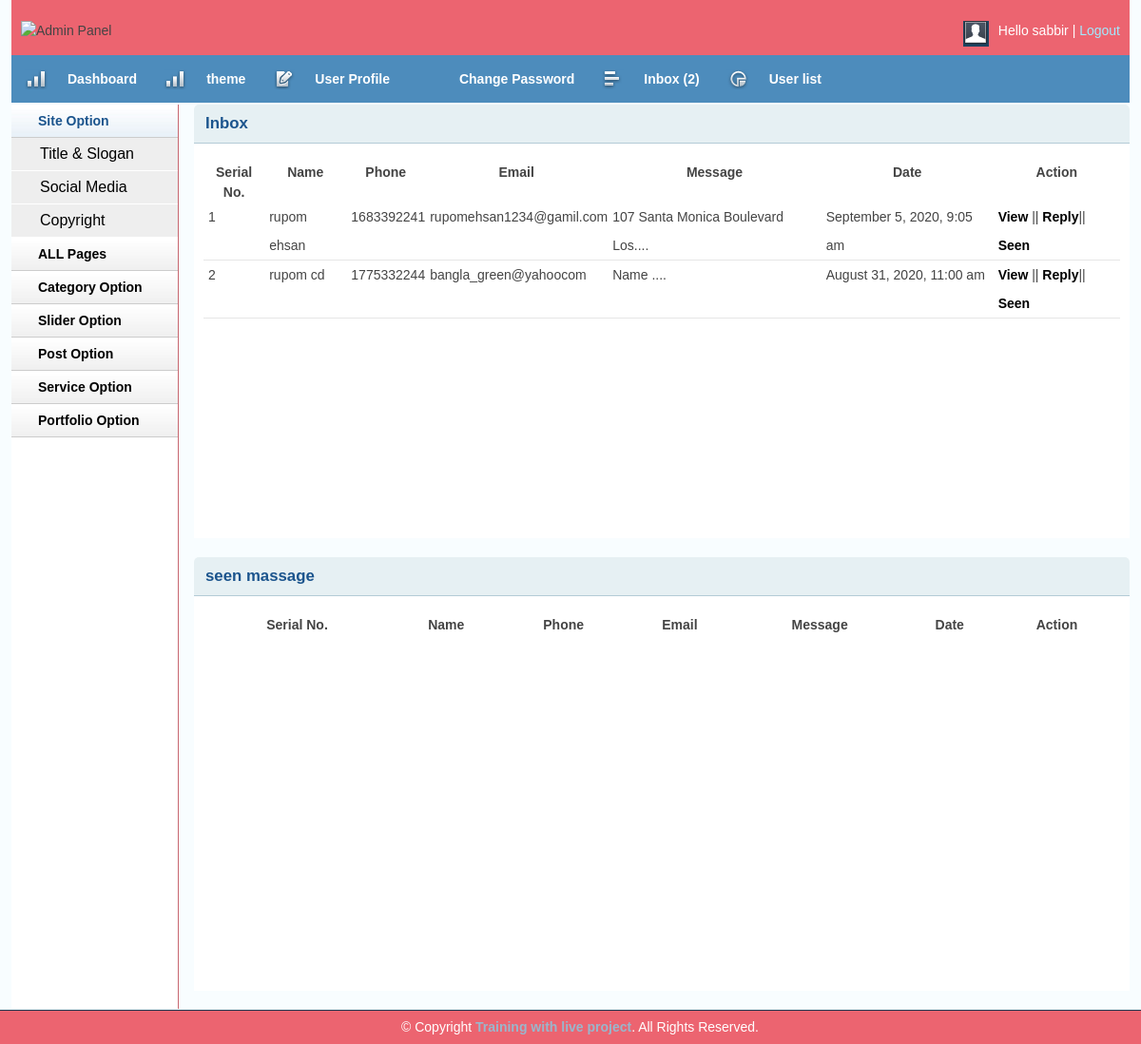
/admin/inbox.php (signed in), run on the app's committed database.
### tables this page shows
CREATE TABLE `tbl_contact` (
  `id` int(11) NOT NULL,
  `name` varchar(100) NOT NULL,
  `phone` int(13) NOT NULL,
  `email` varchar(50) NOT NULL,
  `body` text NOT NULL,
  `status` int(11) NOT NULL,
  `date` timestamp NOT NULL DEFAULT current_timestamp()
);

### lib/Database.php (called while the page is built, shortened)
<?php
Class Database{
	public $host   = DB_HOST;
	public $user   = DB_USER;
	public $pass   = DB_PASS;
	public $dbname = DB_NAME;
	public $link;
	private function connectDB(){
	$this->link = new mysqli($this->host, $this->user, $this->pass, $this->dbname);
 }
	public function select($query){
		$result = $this->link->query($query) or die($this->link->error.__LINE__);
		if($result->num_rows > 0){
			return $result;
		} else {
			return false;
		}
	}
}

### helpers/formate.php (called while the page is built, shortened)
<?php
class Formate{
  public function formateDate($date){
   return date('F j, Y, g:i a', strtotime($date));
  }
  public function textShorten($text, $limit = 200){
  	$text = $text." ";
  	$text = substr($text, 0, $limit);
  	$text = $text."....";
  	return $text;
  }
}
?>

### admin/inbox.php (the view, shortened to what this page needs)
<?php include_once'inc/header.php';?>
<?php include_once'inc/sitebar.php';?>
        <div class="grid_10">
            <div class="box round first grid">
                <h2>Inbox</h2>
                <div class="block">
                    <table class="data display datatable" id="example">
					<thead>
						<tr>
							<th>Serial No.</th>
							<th>Name</th>
							<th>Phone</th>
							<th>Email</th>
							<th>Message</th>
							<th>Date</th>
							<th>Action</th>
						</tr>
					</thead>
					<tbody>
<?php
$query= "select * from tbl_contact where status='0' order by id desc ";
$msg = $db->select($query);
if ($msg) {
$i=0;
while ($result = $msg->fetch_assoc()) {
$i++;
?>
						<tr class="odd gradeX">
							<td><?php echo $i;?></td>
							<td><?php echo $result['name'];?></td>
							<td><?php echo $result['phone'];?></td>
							<td><?php echo $result['email'];?></td>
							<td><?php echo $fm->textShorten($result['body'],30);?></td>
							<td><?php echo $fm->formateDate($result['date']);?></td>
							<td>
							<a href="viewmsg.php?msgid=<?php echo $result['id'];?>">View</a> ||
							<a href="replymsg.php?msgid=<?php echo $result['id'];?>">Reply</a>||
							 <a onclick="return confirm('Are you send to to seen box ?')" href="?seenid=<?php echo $result['id'];?>">Seen
							</td>
<?php } } ?>
						</tr>
					</tbody>
				</table>
               </div>
            </div>
               <div class="box round first grid">
                <h2>seen massage</h2>
                <div class="block">
                          <table class="data display datatable" id="example">
					<thead>
						<tr>
							<th>Serial No.</th>
							<th>Name</th>
							<th>Phone</th>
							<th>Email</th>
							<th>Message</th>
							<th>Date</th>
							<th>Action</th>
						</tr>
					</thead>
				</table>
               </div>
            </div>
        </div>
<?php include'inc/footer.php';?>

### admin/css/text.css (style rules this page uses)
body { font: 13px/1.5 Tahoma, Helvetica, Arial, 'Liberation Sans', FreeSans, sans-serif; }
h2 { font-size: 23px; }
p, dl, hr, h1, h2, h3, h4, h5, h6, ol, ul, pre, table, address, fieldset { margin-bottom: 20px; }

### admin/css/grid.css (style rules this page uses)
.grid_1, .grid_2, .grid_3, .grid_4, .grid_5, .grid_6, .grid_7, .grid_8, .grid_9, .grid_10, .grid_11, .grid_12, .grid_13, .grid_14, .grid_15, .grid_16 { display: inline; float: left; margin-left: 1%; margin-right: 1%; }
.container_12 .grid_10 { width: 81.333%; }

### admin/css/layout.css (style rules this page uses)
body { background: #fff none repeat scroll 0 0; color: #444; font-size: 14px; padding: 0; }
a { color: #000; font-weight:bold; text-decoration: none; }
h1, h2, h3, h4, h5, h6 { line-height:1.2em; margin-bottom:.3em; }
h2 { margin-top:1em; }
.box { background:#fff; margin-bottom:20px; padding:10px 10px 10px 10px; margin-left:-8px; }
.box.grid { padding-bottom:40px; }
.box.round { -moz-border-radius: 5px 5px 0px 0px; -webkit-border-radius: 5px 5px 0px 0px; border-radius: 5px 5px 0px 0px; }
.box h2 { font-size:1.2em; font-weight:bold; color:#1B548D; background:#E6F0F3; margin:-10px -10px 0 -10px; padding:10px 12px; border-bottom:1px solid #B3CBD6; -moz-border-radius: 5px 5px 0px 0px; -webkit-border-radius: 5px 5px 0px 0px; border-radius: 5px 5px 0px 0px; }
.box.first { min-height: 406px; }
.block { padding-top:20px; }
.block { padding-bottom:1px; }
table.display { margin: 0 auto; clear: both; width: 100%; }
tr.odd { height: 30px; line-height: 30px; border-bottom:1px solid #e6e6e6; }
tr.odd td, tr.even td { padding-left:5px; }

### data on the page
tbl_contact: name "rupom ehsan", phone "1683392241", email "rupomehsan1234@gamil.com", body "107 Santa Monica Boulevard Los....", date "September 5, 2020, 9:05 am"
tbl_contact: name "rupom cd", phone "1775332244", email "bangla_green@yahoocom", body "Name ....", date "August 31, 2020, 11:00 am"

### other printed values
Session::get('username') "sabbir"
$count "2"
